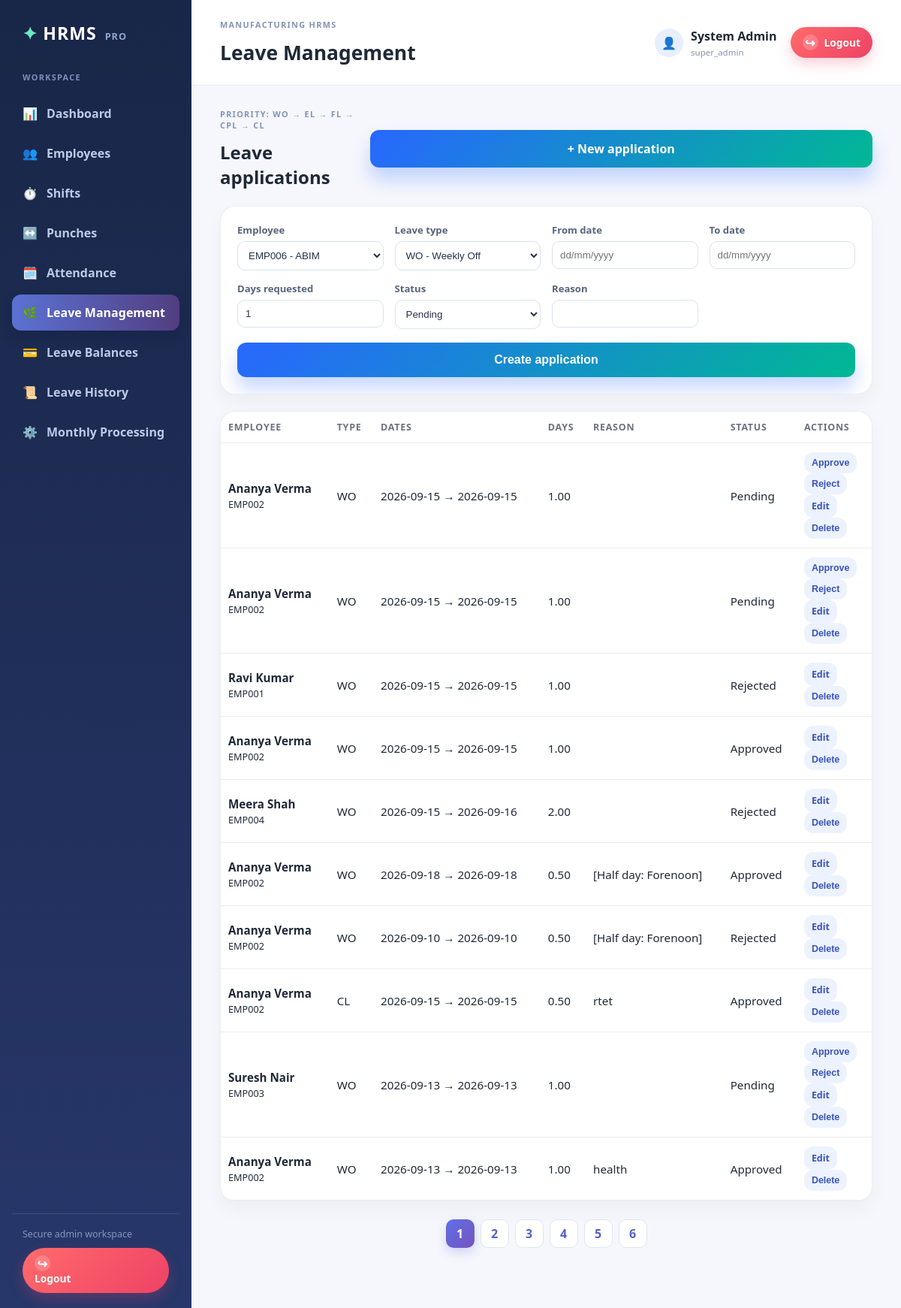
The app's page /admin/leaves.php (signed in) with its own data.
### tables this page shows
CREATE TABLE `leave_applications` (
  `id` bigint(20) NOT NULL,
  `employee_id` int(11) NOT NULL,
  `leave_type_code` varchar(20) NOT NULL,
  `from_date` date NOT NULL,
  `to_date` date NOT NULL,
  `days_requested` decimal(4,2) DEFAULT 0.00,
  `status` enum('pending','approved','rejected','cancelled') DEFAULT 'pending',
  `reason` text DEFAULT NULL,
  `approved_by` int(11) DEFAULT NULL,
  `approved_at` timestamp NULL DEFAULT NULL,
  `created_at` timestamp NOT NULL DEFAULT current_timestamp()
);

CREATE TABLE `employees` (
  `id` int(11) NOT NULL,
  `employee_code` varchar(50) NOT NULL,
  `full_name` varchar(150) NOT NULL,
  `department_id` int(11) DEFAULT NULL,
  `email` varchar(150) DEFAULT NULL,
  `phone` varchar(30) DEFAULT NULL,
  `login_username` varchar(80) DEFAULT NULL,
  `password_hash` varchar(255) DEFAULT NULL,
  `credential_year` smallint(6) DEFAULT NULL,
  `status` enum('active','inactive','on_leave') DEFAULT 'active',
  `shift_id` int(11) DEFAULT NULL,
  `created_at` timestamp NOT NULL DEFAULT current_timestamp()
);

### includes/config.php (called while the page is built, shortened)
<?php
$DB_HOST = 'localhost';
$DB_USER = 'root';
$DB_PASS = '';
$DB_NAME = 'hrms_db';
function getDbConnection(): mysqli
{
    global $DB_HOST, $DB_USER, $DB_PASS, $DB_NAME;
    $conn = new mysqli($DB_HOST, $DB_USER, $DB_PASS, $DB_NAME);
    function e(string $value): string
    {
        return htmlspecialchars($value, ENT_QUOTES, 'UTF-8');
    }
    $conn->set_charset('utf8mb4');
    return $conn;
}

### admin/leaves.php (the view, shortened to what this page needs)
<?php
require_once __DIR__ . '/../includes/layout.php';
$conn = adminDb();
$edit = null;
$employees = $conn->query('SELECT id,employee_code,full_name FROM employees WHERE status="active" ORDER BY full_name');
$types = $conn->query('SELECT code,name FROM leave_types WHERE active=1 ORDER BY priority_order');
$pageSize = 10;
$page = max(1, (int)($_GET['page'] ?? 1));
$totalResult = $conn->query('SELECT COUNT(*) AS total FROM leave_applications');
$totalRows = (int)$totalResult->fetch_assoc()['total'];
$totalPages = max(1, (int)ceil($totalRows / $pageSize));
$page = min($page, $totalPages);
$offset = ($page - 1) * $pageSize;
$rowsStatement = $conn->prepare(
    'SELECT l.*,e.full_name,e.employee_code
     FROM leave_applications l
     JOIN employees e ON e.id=l.employee_id
     ORDER BY l.created_at DESC
     LIMIT ? OFFSET ?'
);
$rowsStatement->bind_param('ii', $pageSize, $offset);
$rowsStatement->execute();
$rows = $rowsStatement->get_result();
$notice = consumeFlash();
?>
<?php if ($notice): ?><div class="flash <?= e($notice['type']) ?>"><?= e($notice['message']) ?></div><?php endif; ?><div class="page-heading">
    <div>
        <p class="eyebrow">PRIORITY: WO → EL → FL → CPL → CL</p>
        <h2><?= $edit ? 'Edit application' : 'Leave applications' ?></h2>
    </div><a class="btn btn-primary" href="<?= BASE_URL ?>/admin/leaves.php"><?= $edit ? 'Cancel edit' : '+ New application' ?></a>
</div>
<div class="panel form-panel">
    <form method="post"><input type="hidden" name="csrf_token" value="<?= e(csrfToken()) ?>">
    <div class="form-grid"><label>Employee<select name="employee_id" required>
        <?php while ($emp = $employees->fetch_assoc()): ?>
            <option value="<?= (int)$emp['id'] ?>" <?= (($edit['employee_id'] ?? '') == $emp['id']) ? 'selected' : '' ?>>
            <?= e($emp['employee_code'] . ' - ' . $emp['full_name']) ?>
        </option><?php endwhile; ?>
    </select>
</label>
<label>Leave type<select name="leave_type_code" required><?php while ($t = $types->fetch_assoc()): ?>
    <option value="<?= e($t['code']) ?>" <?= (($edit['leave_type_code'] ?? '') === $t['code']) ? 'selected' : '' ?>>
        <?= e($t['code'] . ' - ' . $t['name']) ?></option>
        <?php endwhile; ?></select></label>
        <label>From date<input type="text" name="from_date" required value="<?= e($edit && $edit['from_date'] ? displayDate($edit['from_date']) : '') ?>" placeholder="dd/mm/yyyy" inputmode="numeric" pattern="\d{2}/\d{2}/\d{4}" maxlength="10" aria-label="From date (dd/mm/yyyy)"></label>
        <label>To date<input type="text" name="to_date" required value="<?= e($edit && $edit['to_date'] ? displayDate($edit['to_date']) : '') ?>" placeholder="dd/mm/yyyy" inputmode="numeric" pattern="\d{2}/\d{2}/\d{4}" maxlength="10" aria-label="To date (dd/mm/yyyy)"></label>
        <label>Days requested<input type="number" min="0.5" step="0.5" name="days_requested" required value="<?= e((string)($edit['days_requested'] ?? 1)) ?>"></label>
        <label>Status<select name="status"><?php foreach (['pending', 'approved', 'rejected', 'cancelled'] as $v): ?>
            <option value="<?= $v ?>" <?= (($edit['status'] ?? 'pending') === $v) ? 'selected' : '' ?>><?= ucfirst($v) ?></option><?php endforeach; ?></select></label><label>Reason<input name="reason" value="<?= e($edit['reason'] ?? '') ?>"></label></div><button class="btn btn-primary"><?= $edit ? 'Update application' : 'Create application' ?></button></form>
</div>
<div class="panel table-panel">
    <div class="table-wrap">
        <table>
            <thead>
                <tr>
                    <th>Employee</th>
                    <th>Type</th>
                    <th>Dates</th>
                    <th>Days</th>
                    <th>Reason</th>
                    <th>Status</th>
                    <th>Actions</th>
                </tr>
            </thead>
            <tbody><?php if (!$rows->num_rows): ?><tr>
                        <td colspan="7" class="empty-state">No leave applications yet.</td>
                    </tr><?php endif;
                        while ($row = $rows->fetch_assoc()): ?><tr>
                        <td><strong><?= e($row['full_name']) ?></strong><br><small><?= e($row['employee_code']) ?></small></td>
                        <td><?= e($row['leave_type_code']) ?></td>
                        <td><?= e($row['from_date']) ?> → <?= e($row['to_date']) ?></td>
                        <td><?= e((string)$row['days_requested']) ?></td>
                        <td><?= e((string)$row['reason']) ?></td>
                        <td><?= e(ucfirst($row['status'])) ?></td>
                        <td><?php if ($row['status'] === 'pending'): ?>
                            <form class="inline-form" method="post" onsubmit="return confirm('Approve this leave application?')"><button class="btn btn-small" type="submit">Approve</button></form>
                            <form class="inline-form" method="post" onsubmit="return confirm('Reject this leave application?')"><button class="btn btn-small" type="submit">Reject</button></form>
                        <?php endif; ?><a class="btn btn-small" href="?edit=<?= (int)$row['id'] ?>">Edit</a>
                            <form class="inline-form" method="post" onsubmit="return confirm('Delete application?')"><button class="btn btn-small">Delete</button></form>
                        </td>
                    </tr><?php endwhile; ?></tbody>
        </table>
    </div>
    </div>
    <?php if ($totalPages > 1): ?>
        <nav class="pagination" aria-label="Leave application pages">
            <?php for ($pageNumber = 1; $pageNumber <= $totalPages; $pageNumber++): ?>
                <a class="<?= $pageNumber === $page ? 'active' : '' ?>" href="?page=<?= $pageNumber ?>"><?= $pageNumber ?></a>
            <?php endfor; ?>
        </nav>
    <?php endif; ?>

### assets/css/style.css (style rules this page uses)
:root { --bg: #f4f7fb; --panel: #ffffff; --primary: #2867ff; --primary-dark: #1d4fd8; --secondary: #00b894; --warning: #f39c12; --danger: #e74c3c; --text: #1f2937; --muted: #6b7280; --shadow: 0 20px 45px rgba(31, 41, 55, 0.12); --border: rgba(148, 163, 184, 0.2); }
* { box-sizing: border-box; }
body { margin: 0; font-family: "Segoe UI", Tahoma, Geneva, Verdana, sans-serif; background: linear-gradient(135deg, #eef4ff 0%, #ecfff8 100%); color: var(--text); }
h1, h2, h3, h4, p { margin-top: 0; }
a { text-decoration: none; color: inherit; }
.btn { display: inline-flex; align-items: center; justify-content: center; border: none; border-radius: 12px; padding: 14px 18px; font-size: 1rem; font-weight: 700; cursor: pointer; transition: transform 0.2s ease, box-shadow 0.2s ease; }
.btn-primary { width: 100%; background: linear-gradient(135deg, var(--primary) 0%, var(--secondary) 100%); color: white; box-shadow: 0 16px 24px rgba(40, 103, 255, 0.25); }
.panel { background: var(--panel); border: 1px solid var(--border); border-radius: 20px; box-shadow: 0 12px 26px rgba(15, 23, 42, 0.04); overflow: hidden; }
.table-wrap { overflow-x: auto; }
table { width: 100%; border-collapse: collapse; }
th, td { padding: 12px 10px; text-align: left; border-bottom: 1px solid rgba(148, 163, 184, 0.2); font-size: 0.95rem; }
th { color: var(--muted); font-size: 0.78rem; letter-spacing: 0.06em; text-transform: uppercase; }
.admin-body { background: #f5f7fc; }
.menu-caption, .eyebrow { color: #8492b7; font-size: .68rem; font-weight: 800; letter-spacing: .12em; margin: 0 0 12px; }
.page-heading { display: flex; justify-content: space-between; align-items: center; gap: 15px; margin-bottom: 22px; }
.page-heading h2 { margin: 0; font-size: 1.5rem; }
.inline-form { display: flex; gap: 8px; }
.btn-small { padding: 7px 10px; font-size: .78rem; background: #edf2ff; color: #3854bc; }
.table-panel { padding: 0; }
.table-panel table { min-width: 780px; }
.form-panel { margin-bottom: 22px; padding: 22px; }
.form-grid { display: grid; grid-template-columns: repeat(auto-fit, minmax(180px, 1fr)); gap: 15px; margin-bottom: 18px; }
.form-grid label { color: #59657d; font-size: .82rem; font-weight: 700; }
.form-grid input, .form-grid select { display: block; box-sizing: border-box; width: 100%; margin-top: 6px; border: 1px solid #dbe1ed; border-radius: 10px; padding: 10px; background: #fff; color: #27334d; }
.pagination { display: flex; justify-content: center; gap: 8px; margin: 24px 0 30px; }
.pagination a { display: grid; place-items: center; min-width: 38px; height: 38px; padding: 0 12px; color: #5262c7; text-decoration: none; background: #fff; border: 1px solid #dfe4f0; border-radius: 10px; font-weight: 800; }
.pagination a:hover, .pagination a.active { color: #fff; background: linear-gradient(135deg, #5e70e8, #7654bd); border-color: transparent; box-shadow: 0 6px 14px rgba(94,112,232,.25); }

### records on screen
leave_applications: employee.full_name "Ananya Verma", employee.employee_code "EMP002", leave_type_code "WO", from_date "2026-09-15", to_date "2026-09-15", days_requested "1.00", status "Pending"
leave_applications: employee.full_name "Ananya Verma", employee.employee_code "EMP002", leave_type_code "WO", from_date "2026-09-15", to_date "2026-09-15", days_requested "1.00", status "Pending"
leave_applications: employee.full_name "Ravi Kumar", employee.employee_code "EMP001", leave_type_code "WO", from_date "2026-09-15", to_date "2026-09-15", days_requested "1.00", status "Rejected"
leave_applications: employee.full_name "Ananya Verma", employee.employee_code "EMP002", leave_type_code "WO", from_date "2026-09-15", to_date "2026-09-15", days_requested "1.00", status "Approved"
leave_applications: employee.full_name "Meera Shah", employee.employee_code "EMP004", leave_type_code "WO", from_date "2026-09-15", to_date "2026-09-16", days_requested "2.00", status "Rejected"
leave_applications: employee.full_name "Ananya Verma", employee.employee_code "EMP002", leave_type_code "WO", from_date "2026-09-18", to_date "2026-09-18", days_requested "0.50", reason "[Half day: Forenoon]", status "Approved"
leave_applications: employee.full_name "Ananya Verma", employee.employee_code "EMP002", leave_type_code "WO", from_date "2026-09-10", to_date "2026-09-10", days_requested "0.50", reason "[Half day: Forenoon]", status "Rejected"
leave_applications: employee.full_name "Ananya Verma", employee.employee_code "EMP002", leave_type_code "CL", from_date "2026-09-15", to_date "2026-09-15", days_requested "0.50", reason "rtet", status "Approved"
leave_applications: employee.full_name "Suresh Nair", employee.employee_code "EMP003", leave_type_code "WO", from_date "2026-09-13", to_date "2026-09-13", days_requested "1.00", status "Pending"
leave_applications: employee.full_name "Ananya Verma", employee.employee_code "EMP002", leave_type_code "WO", from_date "2026-09-13", to_date "2026-09-13", days_requested "1.00", reason "health", status "Approved"

### other values on screen
$menu[0] "📊"
$menu[1] "Dashboard"
$menu[0] "👥"
$menu[1] "Employees"
$menu[0] "⏱️"
$menu[1] "Shifts"
$menu[0] "↔️"
$menu[1] "Punches"
$menu[0] "🗓️"
$menu[1] "Attendance"
$menu[0] "🌿"
$menu[1] "Leave Management"
$menu[0] "💳"
$menu[1] "Leave Balances"
$menu[0] "📜"
